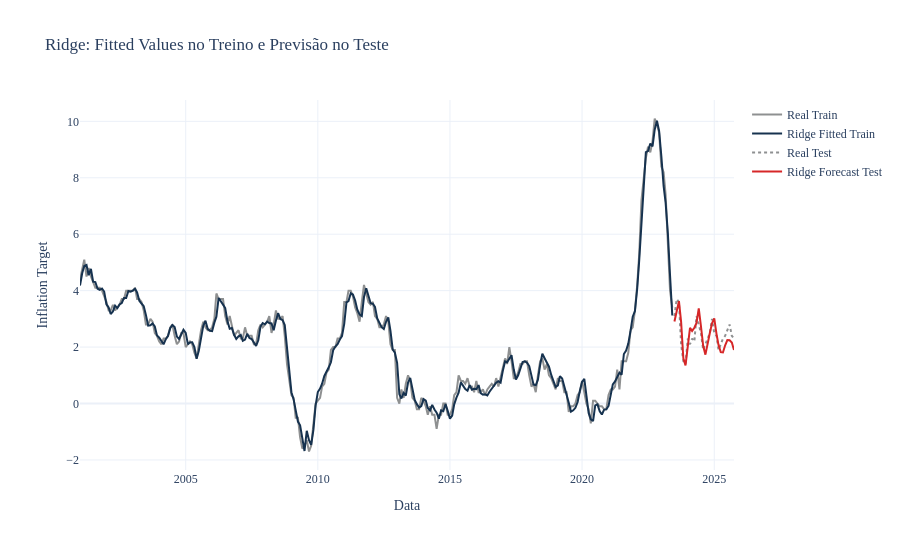

Notebook cell for this chart:
### Code cell
# Séries com índice temporal
fitted_train = pd.Series(y_pred_train, index=y_train.index, name="Ridge - Fitted Train")
forecast_test = pd.Series(y_pred_test, index=y_test.index, name="Ridge - Forecast Test")

fig = go.Figure()

# Valores reais no treino
fig.add_trace(go.Scatter(
    x=y_train.index,
    y=y_train,
    mode="lines",
    name="Real Train",
    line=dict(color=gray_color, width=2)
))

# Fitted values no treino
fig.add_trace(go.Scatter(
    x=fitted_train.index,
    y=fitted_train,
    mode="lines",
    name="Ridge Fitted Train",
    line=dict(color=primary_color, width=2)
))

# Valores reais no teste
fig.add_trace(go.Scatter(
    x=y_test.index,
    y=y_test,
    mode="lines",
    name="Real Test",
    line=dict(color=gray_color, width=2, dash="dot")
))

# Previsão no teste
fig.add_trace(go.Scatter(
    x=forecast_test.index,
    y=forecast_test,
    mode="lines",
    name="Ridge Forecast Test",
    line=dict(color=red_color, width=2)
))

fig.update_layout(
    title="Ridge: Fitted Values no Treino e Previsão no Teste",
    xaxis_title="Data",
    yaxis_title="Inflation Target",
    template="plotly_white",
    font=dict(family="Times New Roman", size=12),
    height=550,
    hovermode="x unified"
)

fig.show()

### Figure 1 — Plotly figure (JSON) as saved in the notebook; plotly's stock layout.template omitted (floating-point values rounded to 4 significant figures; data arrays with more than 128 entries replaced by an {"elided": "..."} marker saying what was removed)
{"data": [{"line": {"color": "#8E9091", "width": 2}, "mode": "lines", "name": "Real Train", "type": "scatter", "x": {"elided": "270 str values"}, "y": {"elided": "270 float values"}}, {"line": {"color": "#16324F", "width": 2}, "mode": "lines", "name": "Ridge Fitted Train", "type": "scatter", "x": {"elided": "270 str values"}, "y": {"elided": "270 float values"}}, {"line": {"color": "#8E9091", "dash": "dot", "width": 2}, "mode": "lines", "name": "Real Test", "type": "scatter", "x": ["2023-07-01T00:00:00.000000000", "2023-08-01T00:00:00.000000000", "2023-09-01T00:00:00.000000000", "2023-10-01T00:00:00.000000000", "2023-11-01T00:00:00.000000000", "2023-12-01T00:00:00.000000000", "2024-01-01T00:00:00.000000000", "2024-02-01T00:00:00.000000000", "2024-03-01T00:00:00.000000000", "2024-04-01T00:00:00.000000000", "2024-05-01T00:00:00.000000000", "2024-06-01T00:00:00.000000000", "2024-07-01T00:00:00.000000000", "2024-08-01T00:00:00.000000000", "2024-09-01T00:00:00.000000000", "2024-10-01T00:00:00.000000000", "2024-11-01T00:00:00.000000000", "2024-12-01T00:00:00.000000000", "2025-01-01T00:00:00.000000000", "2025-02-01T00:00:00.000000000", "2025-03-01T00:00:00.000000000", "2025-04-01T00:00:00.000000000", "2025-05-01T00:00:00.000000000", "2025-06-01T00:00:00.000000000", "2025-07-01T00:00:00.000000000", "2025-08-01T00:00:00.000000000", "2025-09-01T00:00:00.000000000", "2025-10-01T00:00:00.000000000"], "y": [3.1, 3.7, 3.6, 2.1, 1.5, 1.4, 2.3, 2.1, 2.3, 2.2, 3.1, 2.8, 2.5, 1.9, 2.1, 2.3, 2.5, 3.0, 2.5, 2.4, 1.9, 2.1, 2.3, 2.4, 2.6, 2.8, 2.4, 2.3]}, {"line": {"color": "#D62728", "width": 2}, "mode": "lines", "name": "Ridge Forecast Test", "type": "scatter", "x": ["2023-07-01T00:00:00.000000000", "2023-08-01T00:00:00.000000000", "2023-09-01T00:00:00.000000000", "2023-10-01T00:00:00.000000000", "2023-11-01T00:00:00.000000000", "2023-12-01T00:00:00.000000000", "2024-01-01T00:00:00.000000000", "2024-02-01T00:00:00.000000000", "2024-03-01T00:00:00.000000000", "2024-04-01T00:00:00.000000000", "2024-05-01T00:00:00.000000000", "2024-06-01T00:00:00.000000000", "2024-07-01T00:00:00.000000000", "2024-08-01T00:00:00.000000000", "2024-09-01T00:00:00.000000000", "2024-10-01T00:00:00.000000000", "2024-11-01T00:00:00.000000000", "2024-12-01T00:00:00.000000000", "2025-01-01T00:00:00.000000000", "2025-02-01T00:00:00.000000000", "2025-03-01T00:00:00.000000000", "2025-04-01T00:00:00.000000000", "2025-05-01T00:00:00.000000000", "2025-06-01T00:00:00.000000000", "2025-07-01T00:00:00.000000000", "2025-08-01T00:00:00.000000000", "2025-09-01T00:00:00.000000000", "2025-10-01T00:00:00.000000000"], "y": [2.905, 3.255, 3.629, 2.891, 1.604, 1.348, 1.93, 2.679, 2.573, 2.685, 2.855, 3.368, 2.747, 2.044, 1.732, 2.15, 2.499, 2.846, 3.019, 2.47, 2.07, 1.82, 1.81, 2.064, 2.25, 2.243, 2.163, 1.896]}], "layout": {"font": {"family": "Times New Roman", "size": 12}, "height": 550, "hovermode": "x unified", "title": {"text": "Ridge: Fitted Values no Treino e Previsão no Teste"}, "xaxis": {"title": {"text": "Data"}}, "yaxis": {"title": {"text": "Inflation Target"}}}}
